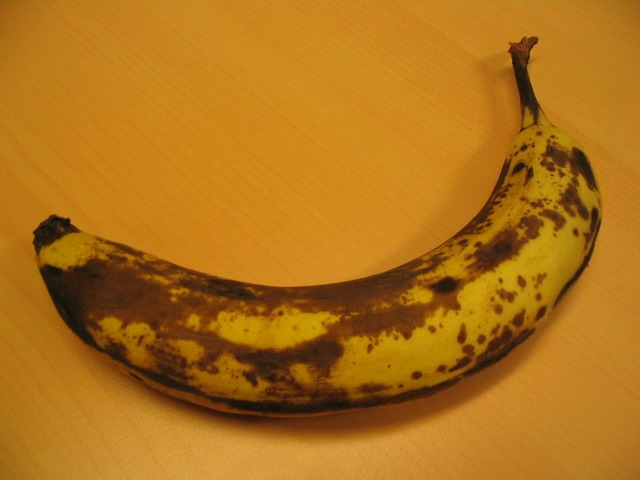
#> input picture data/imgs/banana1.jpg, 640 x 480 px; its folder holds only this picture in this run
$ python poisson_blending.py --tgt_path data/imgs/banana1.jpg
#> lines starting #> are read from the running program, lines starting #| are printed output that depends on the picture; after the words box and inside, x2 and y2 are one past the last pixel; in counts of white or black regions, pixels touching at a corner belong together; pictures that were not available may be replaced by others from this repository, and a replacement may not be noted
import os

import cv2
import numpy as np
import matplotlib.pyplot as plt
import scipy.sparse
from scipy.sparse.linalg import spsolve
import argparse
from grabcut import grabcut


def laplacian_matrix(n, m):
    mat_D = scipy.sparse.lil_matrix((m, m))
    mat_D.setdiag(1, 1)
    mat_D.setdiag(-4)
    mat_D.setdiag(1, -1)

    mat_A = scipy.sparse.block_diag([mat_D] * n).tolil()

    mat_A.setdiag(1, -1 * m)
    mat_A.setdiag(1, 1 * m)

    return mat_A


def reshape_image(img_src, img_mask, center, img_tgt):
    # x_odd = img_tgt.shape[0] % 2
    # y_odd = img_tgt.shape[1] % 2
    x_odd = 0
    y_odd = 0
    padding_x = abs(int(center[1] - (img_src.shape[0] / 2)))
    padding_y = abs(int(center[0] - (img_src.shape[1] / 2)))

    if img_tgt.shape[0] > img_src.shape[0] + padding_x * 2:
        x_odd = 1
    if img_tgt.shape[1] > img_src.shape[1] + padding_y * 2:
        y_odd = 1

    if img_tgt.shape[0] < img_src.shape[0] + padding_x * 2:
        x_odd -= 1
    if img_tgt.shape[1] < img_src.shape[1] + padding_y * 2:
        y_odd -= 1

    pad_src = np.pad(img_src, ((padding_x, padding_x + x_odd), (padding_y, padding_y + y_odd), (0, 0)),
                     mode='constant', constant_values=0)

    pad_mask = np.pad(img_mask, ((padding_x, padding_x + x_odd), (padding_y, padding_y + y_odd)),
                      mode='constant', constant_values=0)

    return pad_src, pad_mask


def get_range(img_target):
    y_max, x_max = img_target.shape[:-1]
    y_min, x_min = 0, 0
    x_range = x_max - x_min
    y_range = y_max - y_min
    return x_range, y_range, y_min, y_max, x_min, x_max


def poisson_blend(im_src, im_tgt, im_mask, center):
    # x_odd = 0 if img_tgt.shape[0] % 2 == 0 else 1
    # y_odd = 0 if img_tgt.shape[1] % 2` `== 0 else 1

    pad_src, pad_mask = reshape_image(im_src, im_mask, center, im_tgt)

    A = laplacian_matrix(pad_mask.shape[0], pad_mask.shape[1])
    lap = A.tocsc()

    x_range, y_range, y_min, y_max, x_min, x_max = get_range(im_tgt)

    mask = pad_mask[y_min:y_max, x_min:x_max]
    mask[mask != 0] = 1

    for y in range(1, y_range - 1):
        for x in range(1, x_range - 1):
            if mask[y, x] == 0:
                k = x + y * x_range
                if k + x_range < A.shape[0]:
                    A[k, k] = 1
                    A[k, k + 1] = 0
                    A[k, k - 1] = 0
                    A[k, k + x_range] = 0
                    A[k, k - x_range] = 0
    A = A.tocsc()

    mask_flat = mask.flatten()
    for channel in range(pad_src.shape[2]):
        source_flat = pad_src[y_min:y_max, x_min:x_max, channel].flatten()
        target_flat = im_tgt[y_min:y_max, x_min:x_max, channel].flatten()

        # inside the mask:
        # \Delta f = div v = \Delta g
        alpha = 1
        b = lap.dot(source_flat) * alpha

        # outside the mask:
        # f = t
        b[mask_flat == 0] = target_flat[mask_flat == 0]

        x = spsolve(A, b)
        x = x.reshape((y_range, x_range))
        x[x > 255] = 255
        x[x < 0] = 0
        x = x.astype('uint8')

        im_tgt[y_min:y_max, x_min:x_max, channel] = x

    im_blend = im_tgt
    return im_blend


def run_on_grabcut_masks():
    images = ['llama', 'memorial', 'sheep', 'stone2', 'fullmoon', 'teddy']
    images = ['fullmoon', 'teddy', 'stone2']
    images = ['sheep']

    bgs = ['grass_mountains.jpeg', 'table.jpg', 'wall.jpg']
    imgs_path = './data/imgs/'
    masks_path = './data/masks/'
    bgs_path = './data/bg/'
    for img in images:
        for bg in bgs:
            for i in range(1):
                try:
                    im_tgt = cv2.imread(bgs_path + bg, cv2.IMREAD_COLOR)
                    im_src = cv2.imread(imgs_path + img + '.jpg', cv2.IMREAD_COLOR)
                    im_mask = cv2.imread(masks_path + img + '.bmp', cv2.IMREAD_GRAYSCALE)
                    img_mask_seg_GT = cv2.imread('./data/seg_GT/' + img + '.bmp', cv2.IMREAD_GRAYSCALE)
                    if im_tgt.shape[0] < im_src.shape[0] or im_tgt.shape[1] < im_src.shape[1]:
                        continue
                    if i == 0:
                        im_blend = poisson_blend(im_src, im_tgt, im_mask, (im_tgt.shape[1] / 2, im_tgt.shape[0] / 2))
                        if not os.path.exists('data/results/'):
                            os.makedirs('data/results')
                        cv2.imwrite('data/results/' + img + '_' + bg.split('.')[0] + '_our_mask.jpg', im_blend)
                    if i == 1:
                        im_blend = poisson_blend(im_src, im_tgt, img_mask_seg_GT,
                                                 (im_tgt.shape[1] / 2, im_tgt.shape[0] / 2))
                        cv2.imwrite('data/results/' + img + '_' + bg.split('.')[0] + '_seg_GT.jpg', im_blend)
                    print('Saved ' + img + '_' + bg.split('.')[0] + '.jpg')
                except(ValueError, TypeError, AttributeError):
                    print('Failed ' + img + '_' + bg.split('.')[0] + '.jpg')


def parse():
    parser = argparse.ArgumentParser()
    parser.add_argument('--src_path', type=str, default='./data/imgs/banana2.jpg', help='image file path')
    parser.add_argument('--mask_path', type=str, default='./data/seg_GT/banana2.bmp', help='mask file path')
    parser.add_argument('--tgt_path', type=str, default='./data/bg/wall.jpg', help='mask file path')
    return parser.parse_args()


if __name__ == "__main__":
    # Load the source and target images
    args = parse()
    im_tgt = cv2.imread(args.tgt_path, cv2.IMREAD_COLOR)
#> im_tgt is the input picture: shape (480, 640, 3); mean B, G, R 25.2, 113.9, 175.1
    im_src = cv2.imread(args.src_path, cv2.IMREAD_COLOR)
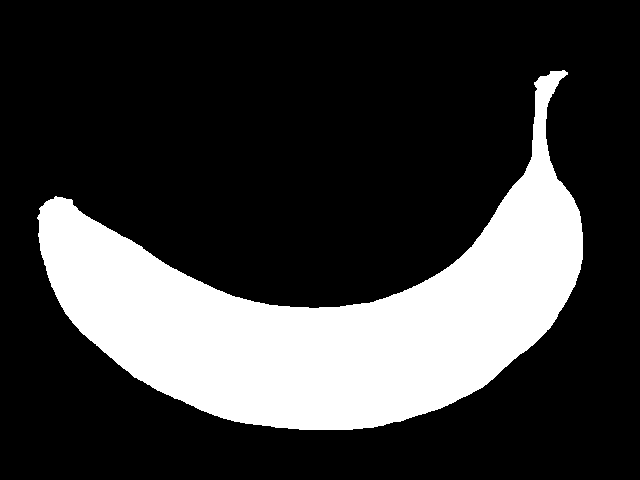
#> input picture data/seg_GT/banana2.bmp, 640 x 480 px, given in place of banana2.jpg, which was not available
#> im_src is the input picture: shape (480, 640, 3); 23.6% white; 1 white region, box (x1, y1, x2, y2) and area: (37, 70, 583, 430) 72509
    if args.mask_path == '':
        im_mask = np.full(im_src.shape, 255, dtype=np.uint8)
    else:
        im_mask = cv2.imread(args.mask_path, cv2.IMREAD_GRAYSCALE)
        im_mask = cv2.threshold(im_mask, 0, 255, cv2.THRESH_BINARY)[1]

    center = (int(im_tgt.shape[1] / 2), int(im_tgt.shape[0] / 2))
#> center = (320, 240)
    im_clone = poisson_blend(im_src, im_tgt, im_mask, center)
#> in poisson_blend, `x_range, y_range, y_min, y_max, x_min, x_max = get_range(im_tgt)`: x_range = 640; y_range = 480; y_min = 0; y_max = 480; x_min = 0; x_max = 640
#> the loop in poisson_blend, `for channel in range(pad_src.shape[2]):` made 3 passes
#> pass 1, in poisson_blend, `x = x.reshape((y_range, x_range))`:
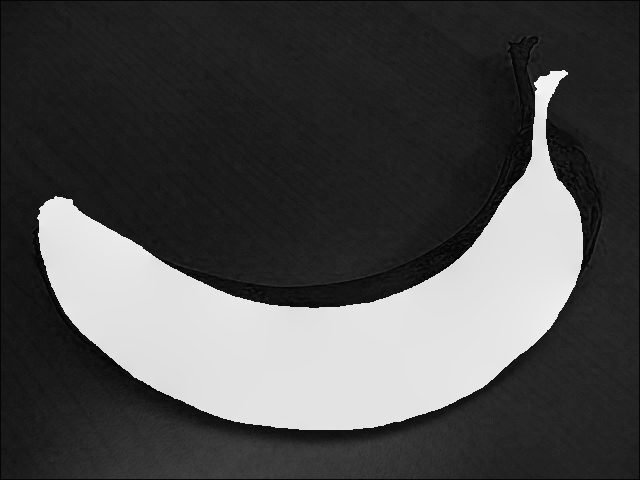
#> x: shape (480, 640) float64; min -7.39, max 301.8, mean 85.9; drawn with min black and max white
#> pass 1, in poisson_blend, `x = x.astype('uint8')`:
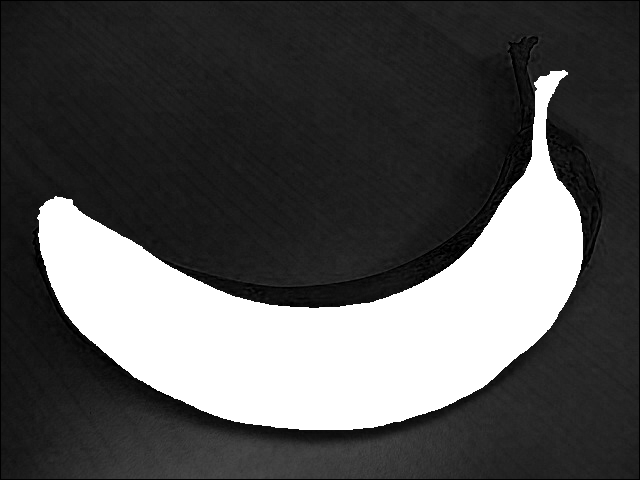
#> x: shape (480, 640); min 0, max 255, mean 82.7
#> pass 2, in poisson_blend, `x = x.reshape((y_range, x_range))`:
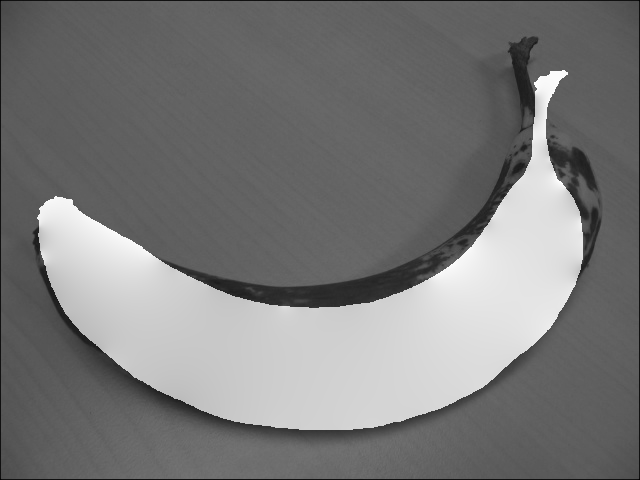
#> x: shape (480, 640) float64; min -28.17, max 390.6, mean 170.9; drawn with min black and max white
#> pass 2, in poisson_blend, `x = x.astype('uint8')`:
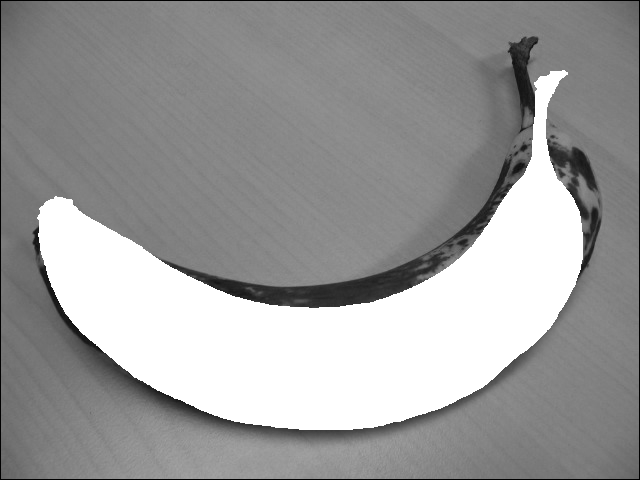
#> x: shape (480, 640); min 0, max 255, mean 154.6
#> after the loop in poisson_blend, `for channel in range(pad_src.shape[2]):`:
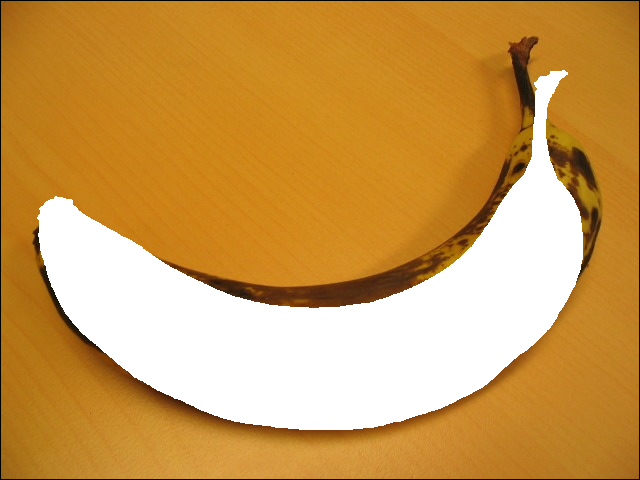
#> im_tgt: shape (480, 640, 3); mean B, G, R 82.7, 154.6, 203.8
#> after the loop in poisson_blend, `for channel in range(pad_src.shape[2]):`:
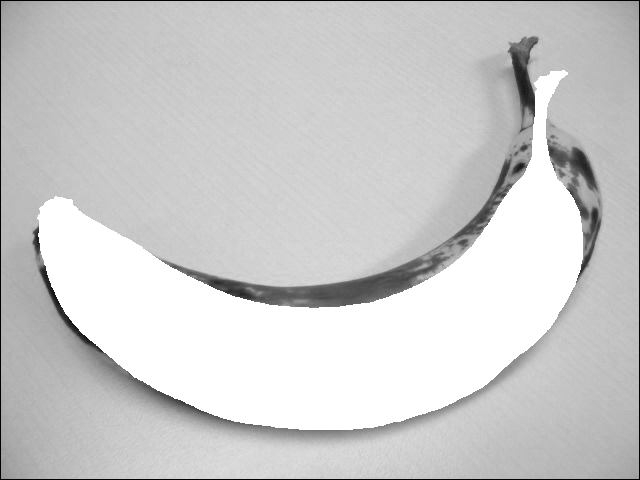
#> x: shape (480, 640); min 0, max 255, mean 203.8

    cv2.imshow('Cloned image', im_clone)
    cv2.waitKey(0)
    cv2.destroyAllWindows()
